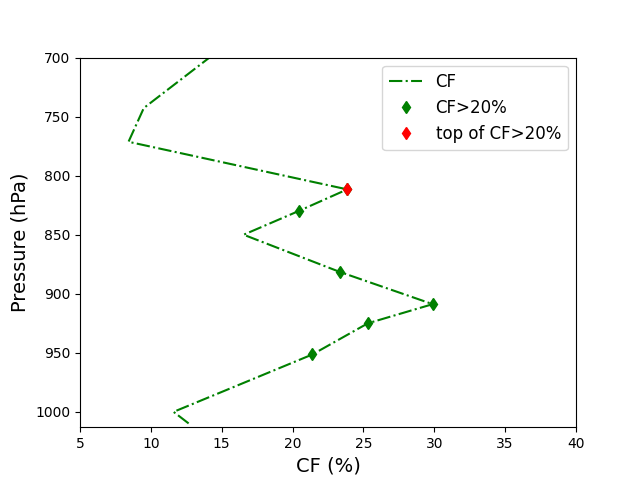

Reproduce this figure in Python.
import numpy as np 
import matplotlib.pyplot as plt
import mid109d_f as mf

Ps , height , Ts , RHs = np.loadtxt('midc_input.txt',skiprows=1,unpack='True')

CF=mf.cal_cf(Ps[Ps>=700],RHs[Ps>=700])
Psmask = Ps[Ps>=700][CF>20]
CFmask = CF[CF>20]
Pssort=np.argmin(Psmask)

plt.plot(CF,Ps[Ps>=700],'g-.')
plt.plot(CFmask,Psmask,'gd')
plt.plot(CFmask[Pssort],Psmask[Pssort],'rd')
plt.legend(['CF','CF>20%','top of CF>20%'],fontsize=12)
plt.ylim(1013,700)
plt.xlim(5,40)
plt.ylabel('Pressure (hPa)',fontsize=14)
plt.xlabel('CF (%)',fontsize=14)
plt.savefig('mid109d.png')
plt.show()